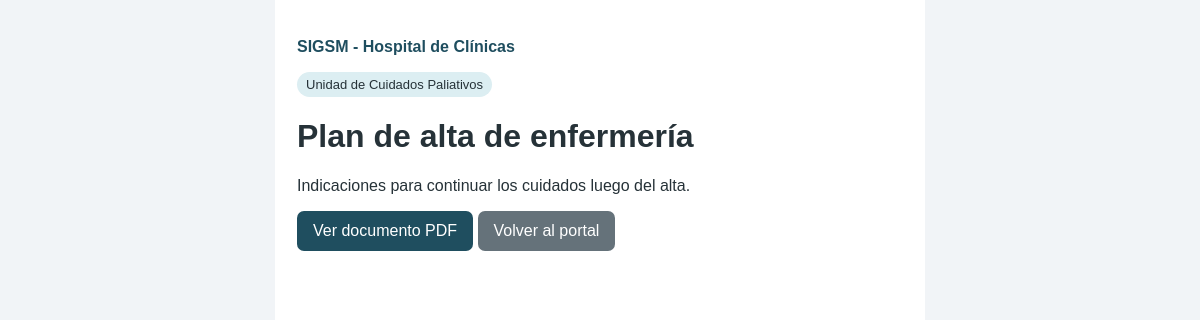
Page /presentacion/ver_publico.php?id=11 on the committed database.
### tables this page shows
CREATE TABLE documentos (

    id INT AUTO_INCREMENT PRIMARY KEY,

    titulo VARCHAR(150) NOT NULL,

    categoria_id INT NOT NULL,

    descripcion TEXT,

    archivo VARCHAR(255) NOT NULL,

    activo TINYINT(1) NOT NULL DEFAULT 1,

    creado_en TIMESTAMP DEFAULT CURRENT_TIMESTAMP,

    FOREIGN KEY (categoria_id)
        REFERENCES categorias(id),

     
    CONSTRAINT chk_documentos_titulo
        CHECK (CHAR_LENGTH(TRIM(titulo)) >= 3),

    CONSTRAINT chk_documentos_archivo
        CHECK (CHAR_LENGTH(TRIM(archivo)) >= 1),

    CONSTRAINT chk_documentos_activo
        CHECK (activo IN (0,1))

);

CREATE TABLE categorias (

    id INT AUTO_INCREMENT PRIMARY KEY,

    nombre VARCHAR(100) NOT NULL UNIQUE,

     
    CONSTRAINT chk_categorias_nombre
        CHECK (CHAR_LENGTH(TRIM(nombre)) >= 2)

);

### logica/funciones.php (called while the page is built, shortened)
<?php
function limpiar($t) : string {
    return htmlspecialchars($t ?? '', ENT_QUOTES, 'UTF-8');
}

### presentacion/ver_publico.php (the view, shortened to what this page needs)
<?php
require_once __DIR__ . '/../logica/funciones.php';
require_once __DIR__ . '/../datos/conexion.php';
$id = (int)($_GET['id'] ?? 0);
$s = $conexion->prepare('SELECT d.*,c.nombre categoria FROM documentos d JOIN categorias c ON c.id=d.categoria_id WHERE d.id=? AND d.activo=1');
$s->execute([$id]);
$d = $s->fetch(PDO::FETCH_ASSOC);
 ?> <!DOCTYPE html>
<html lang="es">
    <head>
        <meta charset="UTF-8"> <meta name="viewport" content="width=device-width,initial-scale=1"> <link rel="stylesheet" href="css/estilo.css">
    </head>
    <body>
        <main class="movil">
            <p class="mini-logo">
                SIGSM - Hospital de Clínicas
            </p>
            <span class="etiqueta"> <?= limpiar($d['categoria']) ?></span>
            <h1>
                <?= limpiar($d['titulo']) ?>
            </h1>
            <p>
                <?= nl2br(limpiar($d['descripcion'])) ?>
            </p>
            <a class="boton" href="../documentos/<?= rawurlencode($d['archivo']) ?>" target="_blank"> Ver documento PDF</a> <a class="boton secundario" href="../portal.php"> Volver al portal</a>
        </main>
    </body>
</html>

### presentacion/css/estilo.css (style rules this page uses)
* { box-sizing: border-box; }
body { margin: 0; font-family: Arial,sans-serif; background: #f1f4f7; color: #263238; }
.boton, button { display: inline-block; background: #1f4e5f; color: white; border: 0; padding: 11px 16px; border-radius: 7px; text-decoration: none; cursor: pointer; }
.secundario { background: #65727a; }
.etiqueta { display: inline-block; background: #dceef2; padding: 5px 9px; border-radius: 20px; font-size: 13px; }
.movil { max-width: 650px; margin: 0 auto; padding: 22px; background: white; min-height: 100vh; }
.mini-logo { font-weight: bold; color: #1f4e5f; }

### rows in the picture
documentos: categoria.nombre "Unidad de Cuidados Paliativos", titulo "Plan de alta de enfermería", descripcion "Indicaciones para continuar los cuidados luego del alta."
